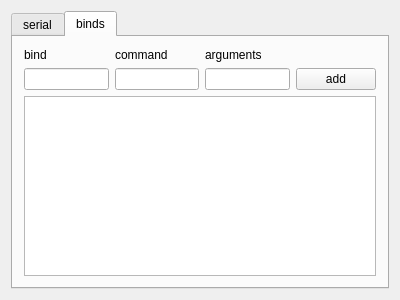
<?xml version="1.0" encoding="UTF-8"?>
<ui version="4.0">
 <class>ircontrolwindow</class>
 <widget class="QMainWindow" name="ircontrolwindow">
  <property name="windowModality">
   <enum>Qt::WindowModal</enum>
  </property>
  <property name="geometry">
   <rect>
    <x>0</x>
    <y>0</y>
    <width>400</width>
    <height>300</height>
   </rect>
  </property>
  <property name="windowTitle">
   <string>ir control</string>
  </property>
  <widget class="QWidget" name="centralWidget">
   <layout class="QGridLayout" name="gridLayout">
    <item row="1" column="0">
     <widget class="QTabWidget" name="tab_layout">
      <property name="currentIndex">
       <number>1</number>
      </property>
      <widget class="QWidget" name="serial">
       <attribute name="title">
        <string>serial</string>
       </attribute>
       <layout class="QGridLayout" name="gridLayout_2">
        <item row="0" column="0">
         <layout class="QFormLayout" name="formLayout">
          <item row="0" column="0">
           <widget class="QComboBox" name="ser_dropdown"/>
          </item>
          <item row="2" column="0">
           <widget class="QPushButton" name="ser_con_button">
            <property name="maximumSize">
             <size>
              <width>70</width>
              <height>16777215</height>
             </size>
            </property>
            <property name="text">
             <string>connect</string>
            </property>
           </widget>
          </item>
          <item row="0" column="1">
           <widget class="QPushButton" name="ser_refresh_button">
            <property name="maximumSize">
             <size>
              <width>70</width>
              <height>16777215</height>
             </size>
            </property>
            <property name="text">
             <string>refresh</string>
            </property>
           </widget>
          </item>
          <item row="2" column="1">
           <widget class="QPushButton" name="ser_discon_button">
            <property name="enabled">
             <bool>false</bool>
            </property>
            <property name="maximumSize">
             <size>
              <width>70</width>
              <height>16777215</height>
             </size>
            </property>
            <property name="text">
             <string>disconnect</string>
            </property>
           </widget>
          </item>
         </layout>
        </item>
       </layout>
      </widget>
      <widget class="QWidget" name="binds">
       <attribute name="title">
        <string>binds</string>
       </attribute>
       <layout class="QGridLayout" name="gridLayout_4">
        <item row="2" column="0">
         <widget class="QTableWidget" name="bind_table">
          <property name="enabled">
           <bool>true</bool>
          </property>
         </widget>
        </item>
        <item row="0" column="0">
         <layout class="QGridLayout" name="gridLayout_3">
          <item row="0" column="3">
           <widget class="QLabel" name="command_label">
            <property name="maximumSize">
             <size>
              <width>16777215</width>
              <height>20</height>
             </size>
            </property>
            <property name="text">
             <string>command</string>
            </property>
           </widget>
          </item>
          <item row="2" column="3">
           <widget class="QLineEdit" name="command_input"/>
          </item>
          <item row="2" column="2">
           <widget class="QLineEdit" name="bind_input"/>
          </item>
          <item row="0" column="2">
           <widget class="QLabel" name="bind_label">
            <property name="maximumSize">
             <size>
              <width>16777215</width>
              <height>20</height>
             </size>
            </property>
            <property name="text">
             <string>bind</string>
            </property>
           </widget>
          </item>
          <item row="0" column="4">
           <widget class="QLabel" name="argument_label">
            <property name="maximumSize">
             <size>
              <width>16777215</width>
              <height>20</height>
             </size>
            </property>
            <property name="text">
             <string>arguments</string>
            </property>
           </widget>
          </item>
          <item row="2" column="4">
           <widget class="QLineEdit" name="argument_input"/>
          </item>
          <item row="2" column="5">
           <widget class="QPushButton" name="bind_add_button">
            <property name="text">
             <string>add</string>
            </property>
           </widget>
          </item>
         </layout>
        </item>
       </layout>
      </widget>
     </widget>
    </item>
   </layout>
  </widget>
 </widget>
 <layoutdefault spacing="6" margin="11"/>
 <tabstops>
  <tabstop>bind_input</tabstop>
  <tabstop>command_input</tabstop>
  <tabstop>argument_input</tabstop>
  <tabstop>bind_add_button</tabstop>
  <tabstop>ser_con_button</tabstop>
  <tabstop>ser_refresh_button</tabstop>
  <tabstop>tab_layout</tabstop>
  <tabstop>bind_table</tabstop>
  <tabstop>ser_discon_button</tabstop>
  <tabstop>ser_dropdown</tabstop>
 </tabstops>
 <resources/>
 <connections/>
</ui>
